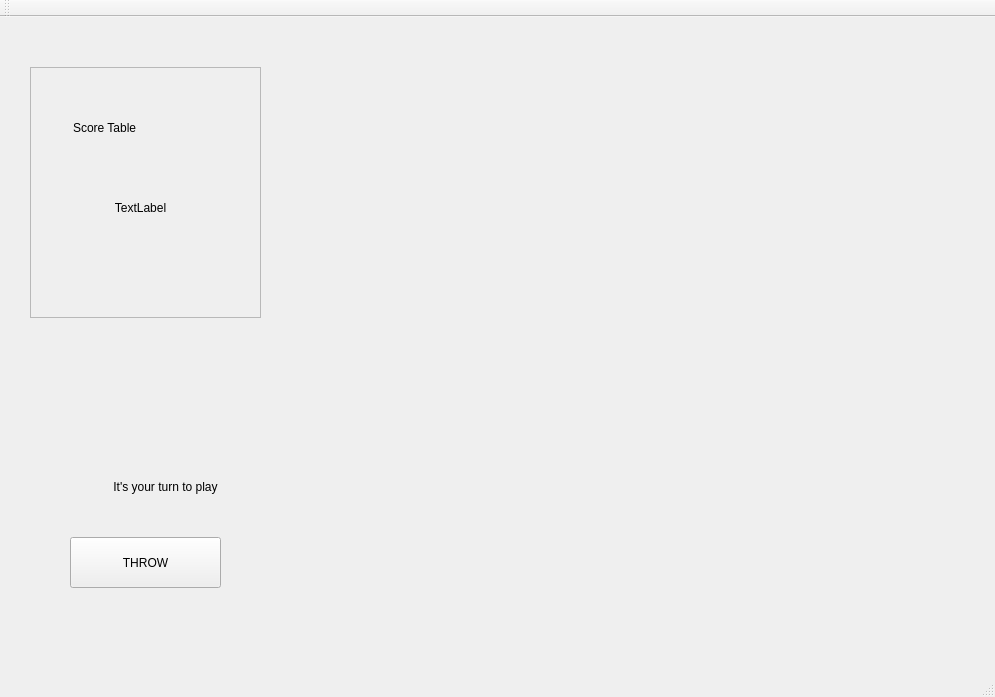
<?xml version="1.0" encoding="UTF-8"?>
<ui version="4.0">
 <class>MainWindow</class>
 <widget class="QMainWindow" name="MainWindow">
  <property name="geometry">
   <rect>
    <x>0</x>
    <y>0</y>
    <width>995</width>
    <height>697</height>
   </rect>
  </property>
  <property name="windowTitle">
   <string>MainWindow</string>
  </property>
  <widget class="QWidget" name="centralWidget">
   <property name="mouseTracking">
    <bool>false</bool>
   </property>
   <widget class="QLabel" name="label_turn">
    <property name="geometry">
     <rect>
      <x>0</x>
      <y>460</y>
      <width>331</width>
      <height>20</height>
     </rect>
    </property>
    <property name="styleSheet">
     <string notr="true">font: 75 10pt &quot;Roboto Mono&quot;;</string>
    </property>
    <property name="text">
     <string>It's your turn to play</string>
    </property>
    <property name="alignment">
     <set>Qt::AlignCenter</set>
    </property>
   </widget>
   <widget class="QFrame" name="frame">
    <property name="geometry">
     <rect>
      <x>20</x>
      <y>40</y>
      <width>251</width>
      <height>271</height>
     </rect>
    </property>
    <property name="autoFillBackground">
     <bool>false</bool>
    </property>
    <property name="styleSheet">
     <string notr="true">QFrame {
margin: 10px;
	font: 75 18pt &quot;Roboto Mono&quot;;
padding: 20px;


background-image: url(qt.png);
background-position: top right;
background-origin: content;
background-repeat: none;
}</string>
    </property>
    <property name="frameShape">
     <enum>QFrame::StyledPanel</enum>
    </property>
    <property name="frameShadow">
     <enum>QFrame::Raised</enum>
    </property>
    <widget class="QLabel" name="label">
     <property name="geometry">
      <rect>
       <x>20</x>
       <y>20</y>
       <width>221</width>
       <height>101</height>
      </rect>
     </property>
     <property name="styleSheet">
      <string notr="true">font: 57 12pt &quot;Roboto Mono Medium&quot;;
</string>
     </property>
     <property name="text">
      <string>Score Table</string>
     </property>
    </widget>
    <widget class="QLabel" name="label_score">
     <property name="geometry">
      <rect>
       <x>40</x>
       <y>100</y>
       <width>161</width>
       <height>101</height>
      </rect>
     </property>
     <property name="layoutDirection">
      <enum>Qt::LeftToRight</enum>
     </property>
     <property name="styleSheet">
      <string notr="true">font: 75 20pt &quot;Microsoft YaHei UI&quot;;</string>
     </property>
     <property name="text">
      <string>TextLabel</string>
     </property>
     <property name="alignment">
      <set>Qt::AlignCenter</set>
     </property>
    </widget>
   </widget>
   <widget class="QPushButton" name="pushButton">
    <property name="geometry">
     <rect>
      <x>70</x>
      <y>520</y>
      <width>151</width>
      <height>51</height>
     </rect>
    </property>
    <property name="styleSheet">
     <string notr="true">font: 57 12pt &quot;Roboto Mono Medium&quot;;
</string>
    </property>
    <property name="text">
     <string>THROW</string>
    </property>
   </widget>
  </widget>
  <widget class="QMenuBar" name="menuBar">
   <property name="geometry">
    <rect>
     <x>0</x>
     <y>0</y>
     <width>995</width>
     <height>26</height>
    </rect>
   </property>
  </widget>
  <widget class="QToolBar" name="mainToolBar">
   <attribute name="toolBarArea">
    <enum>TopToolBarArea</enum>
   </attribute>
   <attribute name="toolBarBreak">
    <bool>false</bool>
   </attribute>
  </widget>
  <widget class="QStatusBar" name="statusBar"/>
 </widget>
 <layoutdefault spacing="6" margin="11"/>
 <resources/>
 <connections/>
</ui>
